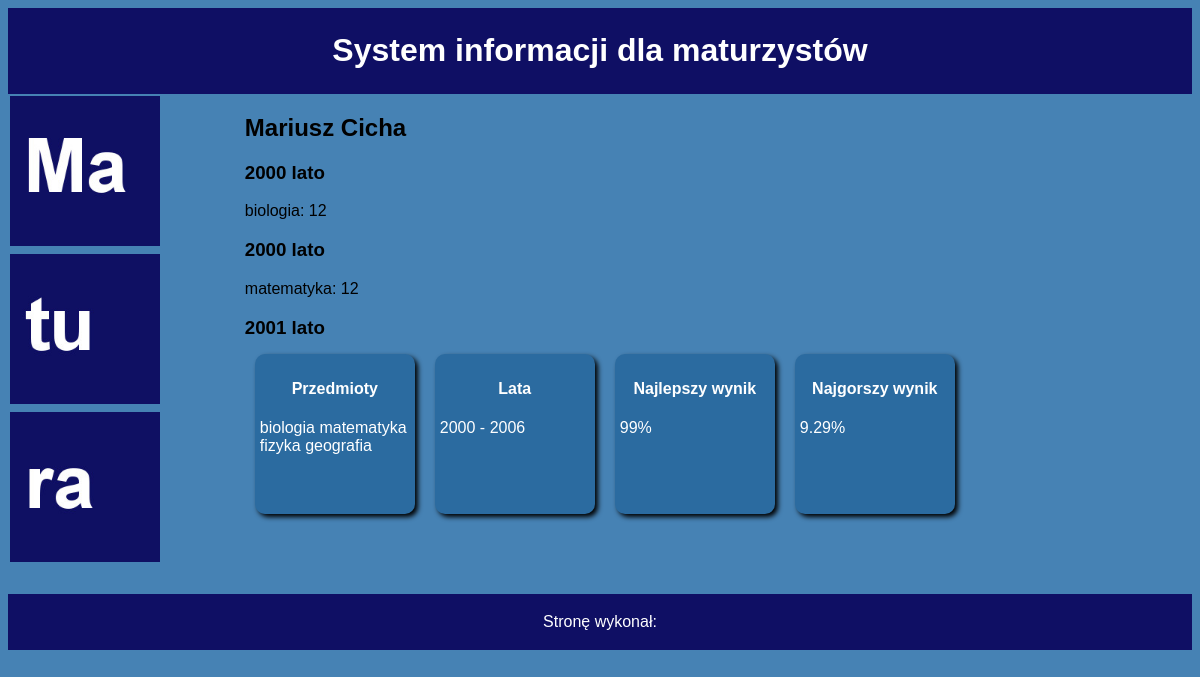
/INF.03-04-26.01-SG-rozwiazanie/wynik.php?id=33&imie=Mariusz&nazwisko=Cicha, run on the app's committed database.
### tables this page shows
CREATE TABLE `wynik` (
  `id` int(11) NOT NULL,
  `maturzysta_id` int(11) NOT NULL,
  `symbol` char(3) NOT NULL,
  `punkty` int(11) NOT NULL
);

CREATE TABLE `arkusz` (
  `symbol` char(3) NOT NULL,
  `rok` int(4) NOT NULL,
  `przedmiot` varchar(20) NOT NULL,
  `sesja` varchar(4) NOT NULL DEFAULT 'lato'
);

### INF.03-04-26.01-SG-rozwiazanie/wynik.php (the view, shortened to what this page needs)
<?php
    $conn = mysqli_connect("localhost", "root", "", "matura");
    $id = isset($_GET['id']) ? (int)$_GET['id'] : 0;
    $imie = isset($_GET['imie']) ? $_GET['imie'] : '';
    $nazwisko = isset($_GET['nazwisko']) ? $_GET['nazwisko'] : '';
?>
<!DOCTYPE html>
<html lang="pl">
    <head>
        <link rel="stylesheet" href="styl.css">
    </head>
    <body>
        <header>
            <h1>System informacji dla maturzystów</h1>
        </header>
        <aside>
            <img src="ma.jpg" alt="Matura"><br>
            <img src="tu.jpg" alt="Matura"><br>
            <img src="ra.jpg" alt="Matura"><br>
        </aside>
        <div id="pierwszy">
            <?php
                echo "<h2>" . htmlspecialchars($imie) . " " . htmlspecialchars($nazwisko) . "</h2>";
                $q5 = "SELECT arkusz.rok, arkusz.sesja, arkusz.przedmiot, wynik.punkty FROM arkusz JOIN wynik ON arkusz.symbol = wynik.symbol WHERE wynik.maturzysta_id = $id";
                $res5 = mysqli_query($conn, $q5);
                if ($res5) {
                    while ($row5 = mysqli_fetch_assoc($res5)) {
                        echo "<h3>" . $row5['rok'] . " " . $row5['sesja'] . "</h3>";
                        echo "<p>" . htmlspecialchars($row5['przedmiot']) . ": " . $row5['punkty'] . "</p>";
                    }
                }
            ?>
        </div>
        <div id="drugi">
            <?php
                echo "<div class='blok'>";
                    echo "<h4>Przedmioty</h4>";
                    $q2 = "SELECT DISTINCT przedmiot FROM arkusz";
                    $res2 = mysqli_query($conn, $q2);
                    if ($res2) {
                        while ($row2 = mysqli_fetch_assoc($res2)) {
                            echo $row2['przedmiot'] . " ";
                        }
                    }
                echo "</div>";
                echo "<div class='blok'>";
                    echo "<h4>Lata</h4>";
                    $q3 = "SELECT MIN(rok) AS min_rok, MAX(rok) AS max_rok FROM arkusz";
                    $res3 = mysqli_query($conn, $q3);
                    if ($res3) {
                        $row3 = mysqli_fetch_assoc($res3);
                        echo $row3['min_rok'] . " - " . $row3['max_rok'];
                    }
                echo "</div>";
                echo "<div class='blok'>";
                    echo "<h4>Najlepszy wynik</h4>";
                    $q4 = "SELECT maturzysta_id, AVG(punkty) AS Wynik FROM wynik GROUP BY maturzysta_id ORDER BY Wynik DESC LIMIT 1";
                    $res4 = mysqli_query($conn, $q4);
                    if ($res4) {
                        $row4 = mysqli_fetch_assoc($res4);
                        echo round($row4['Wynik'], 2) . "%";
                    }
                echo "</div>";
                echo "<div class='blok'>";
                    echo "<h4>Najgorszy wynik</h4>";
                    $q4asc = "SELECT maturzysta_id, AVG(punkty) AS Wynik FROM wynik GROUP BY maturzysta_id ORDER BY Wynik ASC LIMIT 1";
                    $res4asc = mysqli_query($conn, $q4asc);
                    if ($res4asc) {
                        $row4asc = mysqli_fetch_assoc($res4asc);
                        echo round($row4asc['Wynik'], 2) . "%";
                    }
                echo "</div>";
            ?>
        </div>
        <footer>
            <p>Stronę wykonał: </p>
        </footer>
    </body>
</html>

### INF.03-04-26.01-SG-rozwiazanie/styl.css (style rules this page uses)
body { font-family: cursive, sans-serif; background-color: #4682B4; }
header, footer { background-color: #0F0F64; color: white; text-align: center; padding: 3px; }
#pierwszy, #drugi { width: 80%; height: 250px; overflow: auto; }
footer { clear: both; }
aside { width: 20%; height: 500px; float: left; }
img { width: 150px; padding: 2px; }
h4 { text-align: center; }
#drugi .blok { background-color: #2B6BA0; color: white; width: 150px; height: 150px; margin: 10px; padding: 5px; border-radius: 10px; box-shadow: 3px 3px 5px black; float: left; }

### data on the page
wynik: symbol.rok "2000", symbol.sesja "lato", symbol.przedmiot "biologia", punkty "12"
wynik: symbol.rok "2000", symbol.sesja "lato", symbol.przedmiot "matematyka", punkty "12"
wynik: symbol.rok "2001", symbol.sesja "lato"

### other printed values
$imie "Mariusz"
$nazwisko "Cicha"
$row2['przedmiot'] "biologia"
$row2['przedmiot'] "matematyka"
$row2['przedmiot'] "fizyka"
$row2['przedmiot'] "geografia"
$row3['min_rok'] "2000"
$row3['max_rok'] "2006"
$row4['Wynik'] "99"
$row4asc['Wynik'] "9.29"
